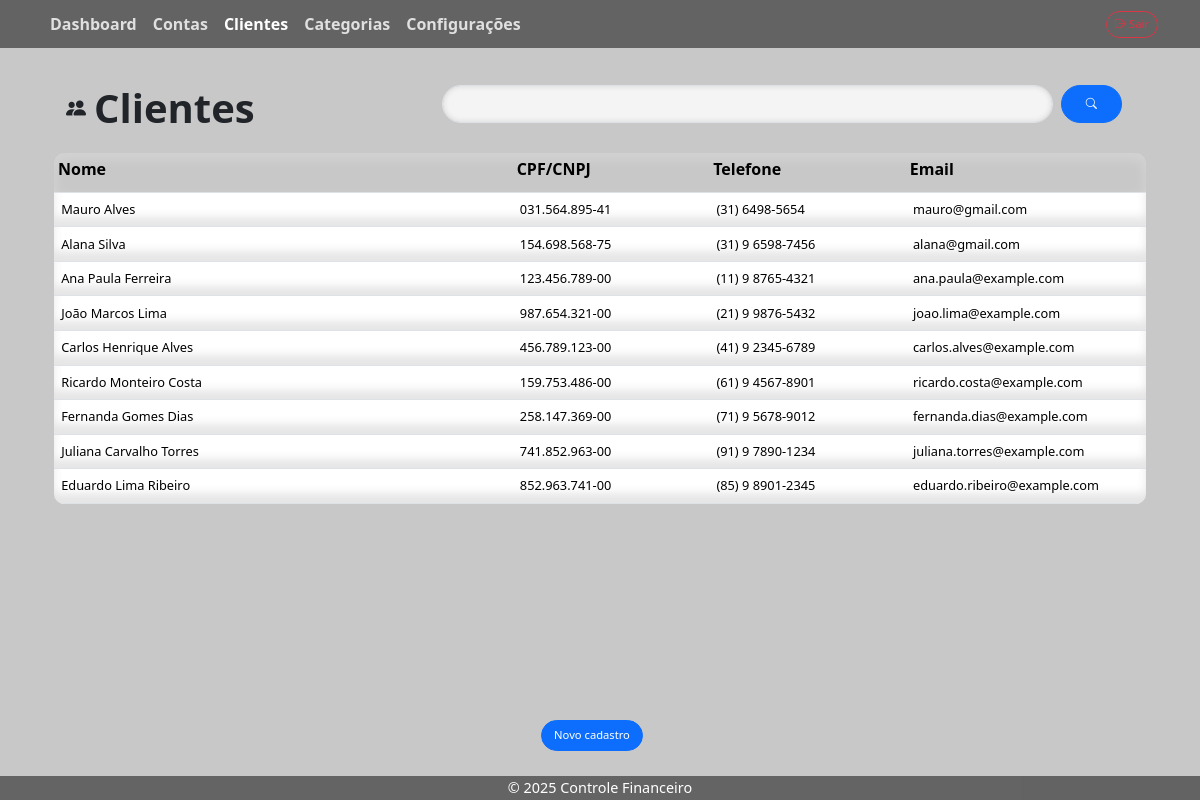
The app's page /clientes/ (signed in) with its own data.
### clientes/models.py (models this page shows, shortened)
class Cliente(models.Model):
    nome = models.CharField(max_length=100)
    cpf_cnpj = models.CharField(max_length=20)
    telefone = models.CharField(max_length=20, blank=True)
    email = models.EmailField(blank=True)
    ativo = models.BooleanField(default=True)

### clientes/views.py (the view, shortened to what this page needs)
# urls.py: path('', cliente_list, name='cliente_list'),
@login_required()
def cliente_list(request):
    clientes_qs = Cliente.objects.all()
    cliente_filter = ClienteFilter(request.GET, queryset=clientes_qs)
    for cliente in cliente_filter.qs:
        cliente.cpf_cnpj = formatar_documento(cliente.cpf_cnpj)
        cliente.telefone = formatar_telefone(cliente.telefone)
    form = ClienteForm()
    if request.method == 'GET':
        return render(request, 'clientes/cliente_list.html', {
            'clientes': cliente_filter.qs,
            'form': form,
            'filter': cliente_filter,
        })

### clientes/forms.py
class ClienteForm(forms.ModelForm):
    class Meta:
        model = Cliente
        exclude = ['ativo']
        fields = '__all__'

### clientes/views.py (called while the page is built)
def formatar_documento(id):
    id = ''.join(filter(str.isdigit, id))
    if len(id) == 11:
        return f"{id[:3]}.{id[3:6]}.{id[6:9]}-{id[9:]}"
    elif len(id) == 14:
        return f"{id[:2]}.{id[2:5]}.{id[5:8]}/{id[8:12]}-{id[12:]}"
    return id

def formatar_telefone(numero: str) -> str:
    numero = ''.join(filter(str.isdigit, numero))
    if len(numero) == 10:
        return f"({numero[:2]}) {numero[2:6]}-{numero[6:]}"
    elif len(numero) == 11:
        return f"({numero[:2]}) {numero[2:3]} {numero[3:7]}-{numero[7:]}"
    return numero

### configuracoes/context_processors.py (called while the page is built)
def tema_context(request):
    try:
        config = Configuracao.objects.first()
        return {'tema': config.tema if config else 'light'}
    except:
        return {'tema': 'light'}

### contas/templatetags/contas_extras.py (called while the page is built)
@register.inclusion_tag("partials/ordenar_th.html")
def ordenar_th(label, field, order_by, order):
    return {
        "label": label,
        "field": field,
        "order_by": order_by,
        "order": order,
    }

### clientes/templates/clientes/cliente_list.html (shortened to what this page needs)
{% extends 'content_base.html' %}
{% block modulo %}<i class="bi bi-people-fill fs-5 me-2"></i>Clientes{% endblock %}
{% block form %}
    {% include 'clientes/cliente_form.html' %}
{% endblock %}
{% block filter %}
    {% include 'contas_filter.html' %}
{% endblock %}
{% block table %}
<div id="table">
    <div id="thead">
        <table class="table">
            <colgroup>
                <col style="width: 42%;">
                <col style="width: 18%;">
                <col style="width: 18%;">
                <col style="width: 22%;">
            </colgroup>
            <thead>
                <tr>
                    {% load contas_extras %}
                    {% ordenar_th "Nome" "nome" order_by order %}
                    {% ordenar_th "CPF/CNPJ" "cpf_cnpj" order_by order %}
                    {% ordenar_th "Telefone" "telefone" order_by order %}
                    {% ordenar_th "Email" "email" order_by order %}
                </tr>
            </thead>
        </table>
    </div>
    <div id="tbody">
        <table class="table">
            <colgroup>
                <col style="width: 42%;">
                <col style="width: 18%;">
                <col style="width: 18%;">
                <col style="width: 22%;">
            </colgroup>
            <tbody>
                {% for cliente in filter.qs %}
                    {% if cliente.ativo %}
                    <tr id="{{ cliente.id }}" onclick="select('{{ cliente.id }}')">
                        <td><p>{{ cliente.nome }}</p></td>
                        <td><p>{{ cliente.cpf_cnpj }}</p></td>
                        <td><p>{{ cliente.telefone }}</p></td>
                        <td><p>{{ cliente.email }}</p></td>
                    </tr>
                    {% endif %}
                    {% empty %}
                    <tr>
                        <td colspan="7" class="text-center">Nenhum resultado encontrado.</td>
                    </tr>
                {% endfor %}
            </tbody>
        </table>
    </div>
</div>
{% endblock %}

### static/financeiro/css/style.css (style rules this page uses)
:root { --bg-color: rgb(200, 200, 200); --card-shadow: 0px 10px 5px 1px rgba(0, 0, 0, 0.3); --card-shadow-hover: 0px 15px 5px 1px rgba(0, 0, 0, 0.3); --nav-bg-color: rgba(0, 0, 0, 0.5); --card-bg-color: rgb(255, 255, 255); }
html { width: 100%; height: 100%; }
body { display: flex; flex-direction: column; min-height: 100vh; width: 100%; height: 100%; background-color: var(--bg-color); }
input, select, option { border-radius: 30px !important; background-color: rgba(255, 255, 255, 0.8) !important; box-shadow: inset 0px 0px 5px 1px rgba(0, 0, 0, 0.1) !important; padding-left: 10px; color: black !important; }
body, a, th { user-select: none; -webkit-user-select: none; -moz-user-select: none; -ms-user-select: none; }
input, textarea, select, td { user-select: text; -webkit-user-select: text; -moz-user-select: text; -ms-user-select: text; }

### static/financeiro/css/menu.css (style rules this page uses)
:root { --menu-text-color: rgb(0, 0, 0); }

### static/financeiro/css/table.css (style rules this page uses)
:root { --table-bg: white; --p-color: black; }
#table { display: flex; flex-direction: column; width: 100%; height: 100%; border-radius: 10px !important; }
#thead { width: 100%; height: 40px; border-radius: 10px 10px 0px 0px !important; box-shadow: inset 0px 5px 12px 2px rgba(255, 255, 255, 0.2); }
tbody tr { background-color: rgba(255, 255, 255, 0) !important; box-shadow: inset 0px -10px 10px 0px rgba(0, 0, 0, 0.1); transition-duration: 0.5s; }
tbody td { background-color: rgba(0, 0, 0, 0) !important; padding: 0.25rem !important; }
#tbody { background-color: var(--table-bg); border-radius: 0px 0px 10px 10px !important; height: var(100% - 40px); width: 100%; overflow:auto; padding: 0px !important; font-size: 0.8rem !important; }
#tbody p, .pagar, .pagar input[type="date"] { padding: 0.2rem !important; }
#tbody p { display: flex; width: 100%; height: 100%; align-items: center; margin: 0px !important; color: var(--p-color); }
#thead table, #tbody table { table-layout: fixed; width: 100%; height: 100%; margin-bottom: 0px !important; }

### static/financeiro/css/filter.css (style rules this page uses)
:root { --filter-color: black; --filter-hover: rgba(0, 0, 0, 0.1); }
.form-control.rounded, .form-control.rounded-pill { border-radius: 0.5rem; box-shadow: inset 0 0 0 0 rgba(0,0,0,0); transition: border-color 0.3s, box-shadow 0.3s; }

### static/financeiro/css/dropbox.css (style rules this page uses)
:root { --db-color: black; --db-shadow: 0px 10px 15px 5px rgba(0, 0, 0, 0.5); }

### records on screen
Cliente: nome "Mauro Alves", cpf_cnpj "031.564.895-41", telefone "(31) 6498-5654", email "mauro@gmail.com"
Cliente: nome "Alana Silva", cpf_cnpj "154.698.568-75", telefone "(31) 9 6598-7456", email "alana@gmail.com"
Cliente: nome "Ana Paula Ferreira", cpf_cnpj "123.456.789-00", telefone "(11) 9 8765-4321", email "ana.paula@example.com"
Cliente: nome "João Marcos Lima", cpf_cnpj "987.654.321-00", telefone "(21) 9 9876-5432", email "joao.lima@example.com"
Cliente: nome "Carlos Henrique Alves", cpf_cnpj "456.789.123-00", telefone "(41) 9 2345-6789", email "carlos.alves@example.com"
Cliente: nome "Ricardo Monteiro Costa", cpf_cnpj "159.753.486-00", telefone "(61) 9 4567-8901", email "ricardo.costa@example.com"
Cliente: nome "Fernanda Gomes Dias", cpf_cnpj "258.147.369-00", telefone "(71) 9 5678-9012", email "fernanda.dias@example.com"
Cliente: nome "Juliana Carvalho Torres", cpf_cnpj "741.852.963-00", telefone "(91) 9 7890-1234", email "juliana.torres@example.com"
Cliente: nome "Eduardo Lima Ribeiro", cpf_cnpj "852.963.741-00", telefone "(85) 9 8901-2345", email "eduardo.ribeiro@example.com"

### other values on screen
{{ label }} "Nome CPF/CNPJ Telefone Email"
